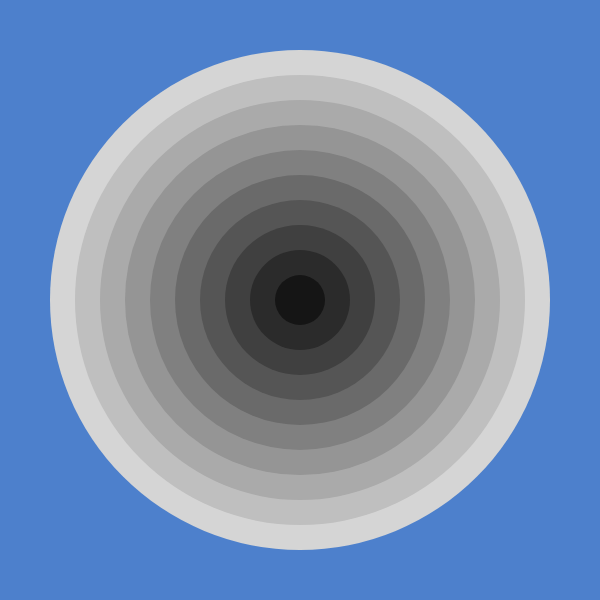
Frame 1 (no input)
Frame 60 (no input): identical to frame 1, image omitted
Frame 120 (the mouse pressed at the canvas centre since frame 60): identical to frame 1, image omitted

The p5.js sketch that drew this single still picture (run headless with seeded random() and noise() and a simulated clock; from frame 60 on, the mouse is pressed at the canvas centre):

// p5.js sketch
// ── sketch.js
var size = 15

var increaseSpeed, reduceSpeed, ringDistance

var rippleRadius = 0

var tileLayer, fishLayer, head
var imgClone

let mic;

var playing = false;

var currentSize

var maxSize = 0
//var sizeList = []
var rippleX, rippleY

var currentAlpha


function setup()
{
    createCanvas(600, 600)
    colorMode(RGB, 1)
    background(0.3, 0.5, 0.8)

    colorMode(RGB, 1)


    translate(width/2, height/2)

    noStroke()

    for (let i=height-100; i>0; i-=50)
    {

        print(i)

        fill(i/height)

        ellipse(0, 0, i, i)

    }







}



function draw()
{


}
